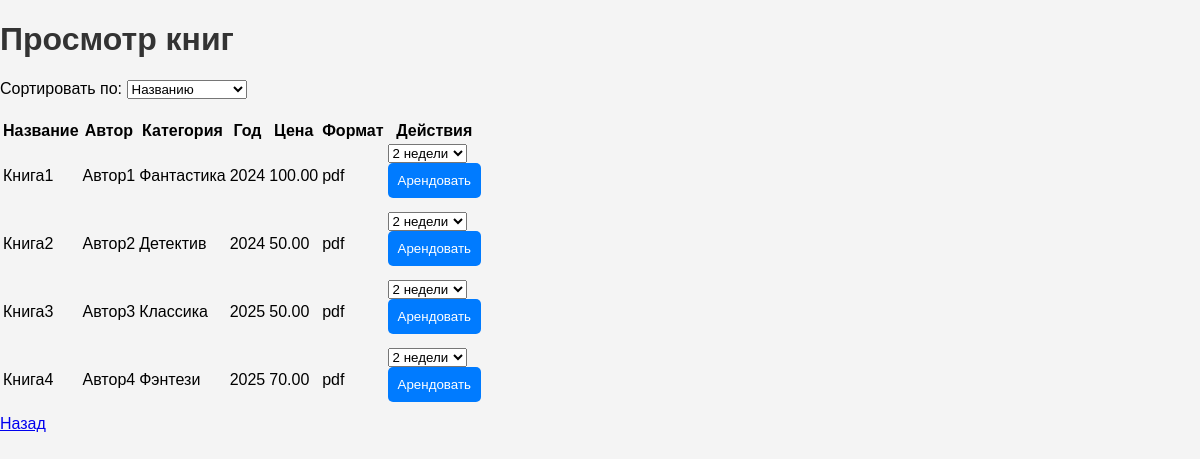
Page /user/view_books.php (signed in) on the committed database.
### tables this page shows
CREATE TABLE `books` (
  `id` int(11) NOT NULL,
  `title` varchar(255) NOT NULL,
  `author` varchar(255) NOT NULL,
  `category` varchar(255) NOT NULL,
  `year` int(11) NOT NULL,
  `price` decimal(10,2) NOT NULL,
  `status` enum('available','rented','sold') NOT NULL DEFAULT 'available',
  `file_path` varchar(255) NOT NULL,
  `file_format` enum('pdf','epub') NOT NULL
);

### user/view_books.php (the view, shortened to what this page needs)
<?php
require_once '../db/database.php';
$user_id = $_SESSION['user_id'];
$sort_by = isset($_GET['sort_by']) ? $_GET['sort_by'] : 'title';
switch ($sort_by) {
    default:
        $order_by = 'title';
        break;
}
$stmt = $pdo->query("SELECT * FROM books ORDER BY $order_by");
$books = $stmt->fetchAll();
?>
<!DOCTYPE html>
<html lang="ru">
<head>
    <link rel="stylesheet" href="../css/style.css">
</head>
<body>
    <h1>Просмотр книг</h1>
    <form method="GET" action="">
        <label for="sort_by">Сортировать по:</label>
        <select id="sort_by" name="sort_by" onchange="this.form.submit()">
            <option value="title" <?php if ($sort_by == 'title') echo 'selected'; ?>>Названию</option>
        </select>
    </form>
    <table>
        <tr>
            <th>Название</th>
            <th>Автор</th>
            <th>Категория</th>
            <th>Год</th>
            <th>Цена</th>
            <th>Формат</th>
            <th>Действия</th>
        </tr>
        <?php foreach ($books as $book): ?>
        <tr>
            <td><?php echo htmlspecialchars($book['title']); ?></td>
            <td><?php echo htmlspecialchars($book['author']); ?></td>
            <td><?php echo htmlspecialchars($book['category']); ?></td>
            <td><?php echo htmlspecialchars($book['year']); ?></td>
            <td><?php echo htmlspecialchars($book['price']); ?></td>
            <td><?php echo htmlspecialchars($book['file_format']); ?></td>
            <td>
                <?php
                $stmt = $pdo->prepare("SELECT * FROM rentals WHERE user_id = ? AND book_id = ? AND return_date >= CURDATE()");
                $stmt->execute([$user_id, $book['id']]);
                $rental = $stmt->fetch();
                ?>
                <?php if ($rental): ?>
                    <a href="view_book.php?id=<?php echo $book['id']; ?>">Читать</a>
                <?php else: ?>
                    <form method="POST" action="rent_book.php" style="display:inline;">
                        <select name="rental_period">
                            <option value="2 недели">2 недели</option>
                        </select>
                        <button type="submit">Арендовать</button>
                    </form>
                <?php endif; ?>
            </td>
        </tr>
        <?php endforeach; ?>
    </table>
    <a href="index.php">Назад</a>
</body>
</html>

### css/style.css (style rules this page uses)
body { font-family: Arial, sans-serif; background-color: #f4f4f4; margin: 0; padding: 0; }
h1, h2, h3 { color: #333; }
form { margin-bottom: 20px; }
input[type="text"], input[type="password"], button { display: block; width: 100%; padding: 10px; margin-bottom: 10px; border: 1px solid #ccc; border-radius: 5px; }
button { background-color: #007bff; color: #fff; border: none; cursor: pointer; }

### rows in the picture
books: title "Книга1", author "Автор1", category "Фантастика", year "2024", price "100.00", file_format "pdf"
books: title "Книга2", author "Автор2", category "Детектив", year "2024", price "50.00", file_format "pdf"
books: title "Книга3", author "Автор3", category "Классика", year "2025", price "50.00", file_format "pdf"
books: title "Книга4", author "Автор4", category "Фэнтези", year "2025", price "70.00", file_format "pdf"
